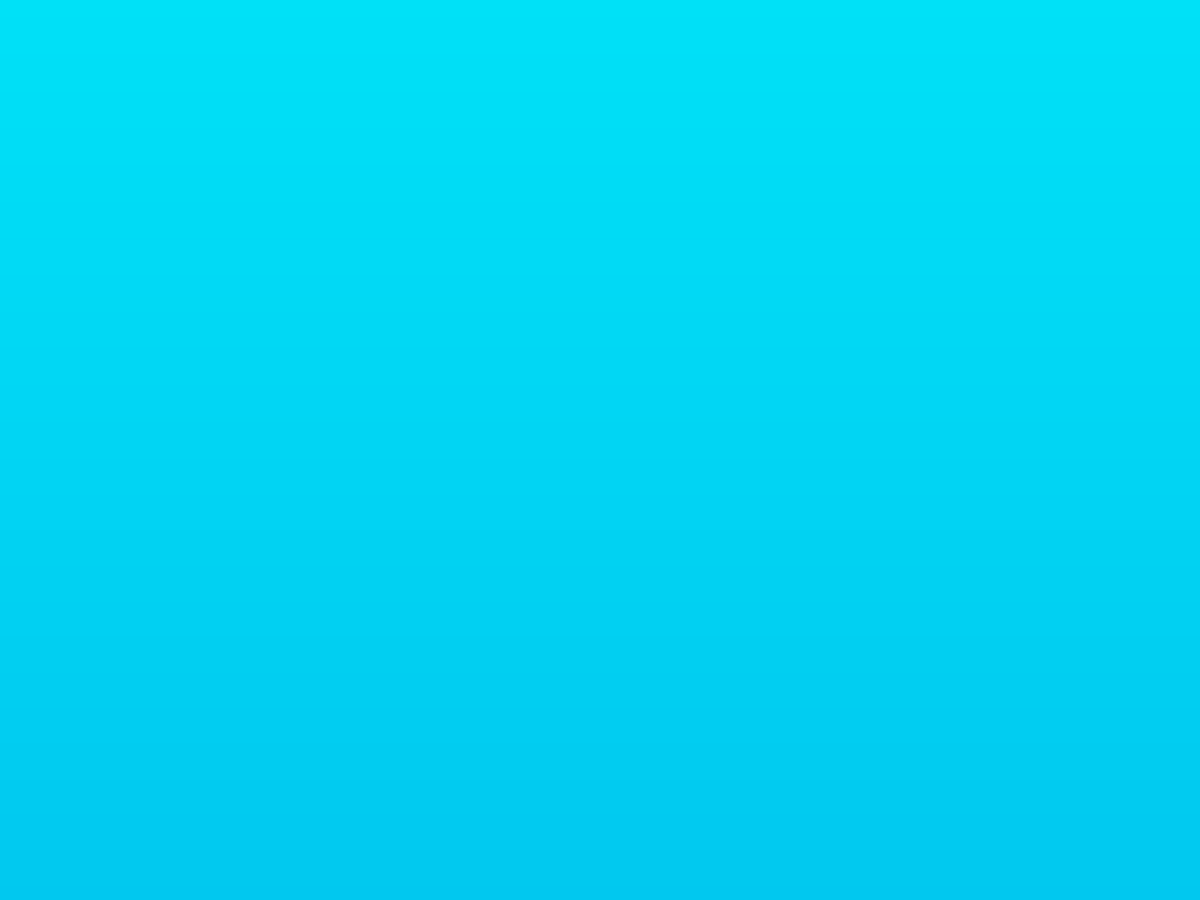
<?xml version="1.0" encoding="UTF-8"?>
<ui version="4.0">
 <class>Form</class>
 <widget class="QWidget" name="Form">
  <property name="geometry">
   <rect>
    <x>0</x>
    <y>0</y>
    <width>1200</width>
    <height>900</height>
   </rect>
  </property>
  <property name="windowTitle">
   <string>Form</string>
  </property>
  <property name="styleSheet">
   <string notr="true">background-color: qlineargradient(spread:pad, x1:0.5, y1:0, x2:0.5, y2:1, stop:0 rgba(0, 225, 247, 255), stop:0.528796 rgba(1, 212, 243, 255), stop:1 rgba(1, 200, 239, 255));</string>
  </property>
  <layout class="QVBoxLayout" name="verticalLayout_2">
   <property name="leftMargin">
    <number>0</number>
   </property>
   <property name="topMargin">
    <number>0</number>
   </property>
   <property name="rightMargin">
    <number>0</number>
   </property>
   <property name="bottomMargin">
    <number>0</number>
   </property>
  </layout>
 </widget>
 <resources>
  <include location="../assets/resources.qrc"/>
 </resources>
 <connections/>
</ui>
